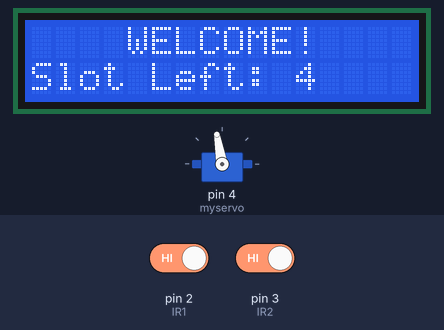
Recording of a sketch running on a simulated Arduino Uno, built with avr-gcc and run on an emulated ATmega328P. Parts: 16×2 character LCD, servo. Inputs (shaded band) come from the test bench; at power-on: pin 2 (IR1) HIGH, pin 3 (IR2) HIGH.

Above: at 3.2 s.
3.3 s: pin 2 (IR1) driven LOW
At 4.2 s:
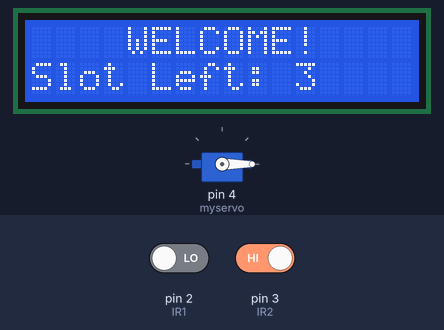
4.8 s: pin 3 (IR2) driven LOW
At 7.6 s:
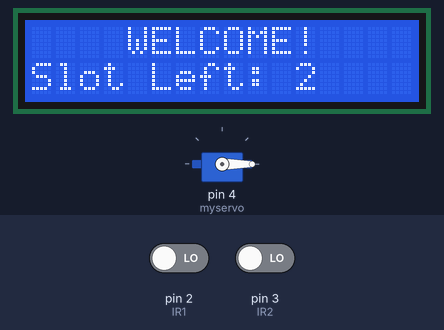
7.8 s: pin 2 (IR1) driven HIGH
At 8.5 s:
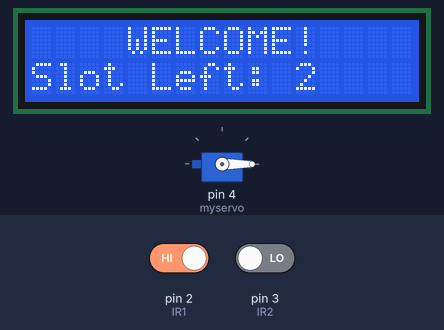
Timing chart, 0 to 10.8 s (numbered marks = the images above; inputs shaded):
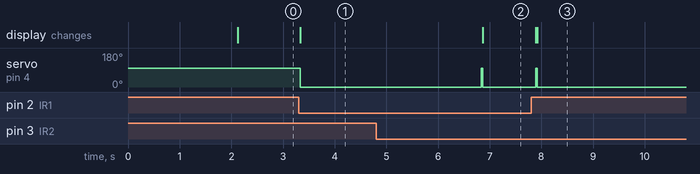

Measured:
- after the input at 3.3 s, servo on pin 4 (myservo): 100° → 0° at once; the display: changes at once (image 1)
- after the input at 4.8 s, servo on pin 4 (myservo): 0° → 100° after 2.0 s, → 0° 0.03 s later; the display: changes after 2.1 s (image 2)
- after the input at 7.8 s, servo on pin 4 (myservo): goes on until 7.9 s, then stays 0°

The sketch:

Car_parking_system.ino
```cpp
#include <Wire.h>
#include <LiquidCrystal_I2C.h>

// Initialize the LCD with I2C address 0x27 and set it to a 16x2 display
LiquidCrystal_I2C lcd(0x27,16,2);

#include <Servo.h>

// Create a Servo object to control the servo motor
Servo myservo;

// Define the IR sensor pins
int IR1 = 2;
int IR2 = 3;

// Initialize the total number of parking slots
int Slot = 4;

// Flags to keep track of IR sensor states
int flag1 = 0;
int flag2 = 0;

void setup() {
  Serial.begin(9600);

  // Initialize the LCD and turn on the backlight
  lcd.init();
  lcd.backlight();

  // Set the IR sensor pins as inputs
  pinMode(IR1, INPUT);
  pinMode(IR2, INPUT);

  // Attach the servo to pin 4 and set it to the initial position (closed)
  myservo.attach(4);
  myservo.write(100);

  // Display the welcome message on the LCD
  lcd.setCursor (0,0);
  lcd.print("     ARDUINO    ");
  lcd.setCursor (0,1);
  lcd.print(" PARKING SYSTEM ");
  delay (2000);
  lcd.clear();
}

void loop(){
  // Check if a car is detected by the first IR sensor and if the flag is not set
  if(digitalRead (IR1) == LOW && flag1 == 0){
    if(Slot > 0) { // Check if there are available parking slots
      flag1 = 1;
      if(flag2 == 0) { // If the second IR sensor flag is not set, open the gate and decrease the slot count
        myservo.write(0);
        Slot = Slot - 1;
      }
    } else { // If no slots are available, display "Parking Full" message
      lcd.setCursor (0,0);
      lcd.print("    SORRY :(    ");
      lcd.setCursor (0,1);
      lcd.print("  Parking Full  ");
      delay (3000);
      lcd.clear();
    }
  }

  // Check if a car is detected by the second IR sensor and if the flag is not set
  if(digitalRead (IR2) == LOW && flag2 == 0) {
    flag2 = 1;
    if(flag1 == 0) { // If the first IR sensor flag is not set, open the gate and increase the slot count
      myservo.write(0);
      Slot = Slot + 1;
    }
  }

  // If both IR sensors are triggered, reset the flags and close the gate
  if(flag1 == 1 && flag2 == 1) {
    delay (1000); // Delay to ensure the car has passed through
    myservo.write(100); // Close the gate
    flag1 = 0;
    flag2 = 0;
  }

  // Display the available slots on the LCD
  lcd.setCursor (0,0);
  lcd.print("    WELCOME!    ");
  lcd.setCursor (0,1);
  lcd.print("Slot Left: ");
  lcd.print(Slot);
}
```
